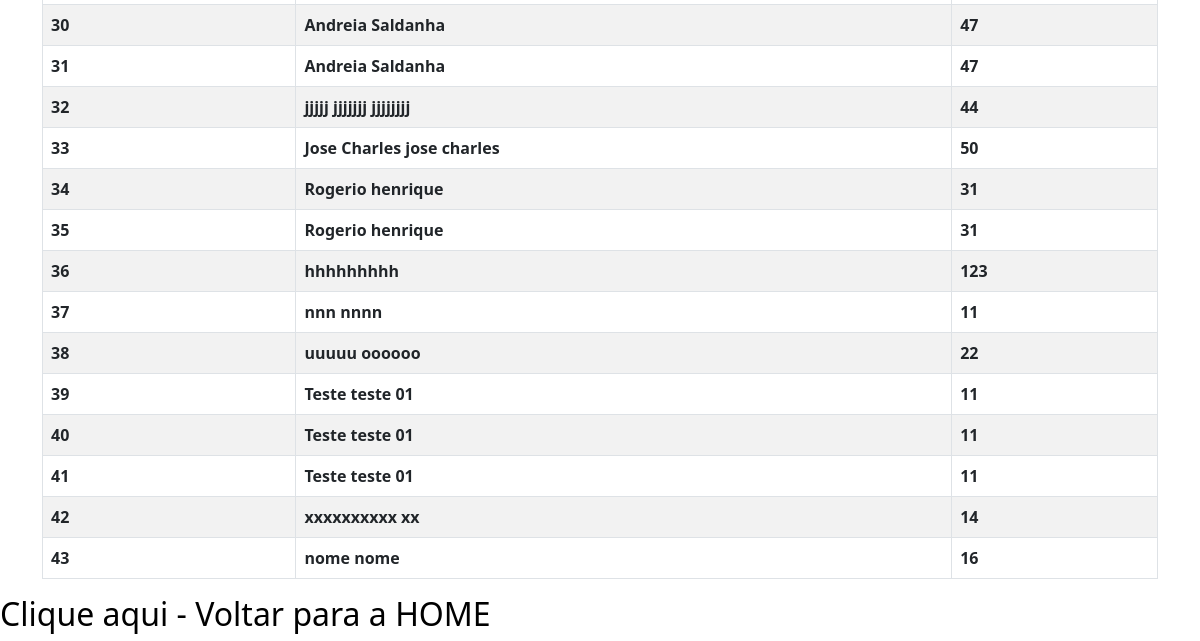
Page /usuarios/usuarios.html (lower part) on the earlier database version.
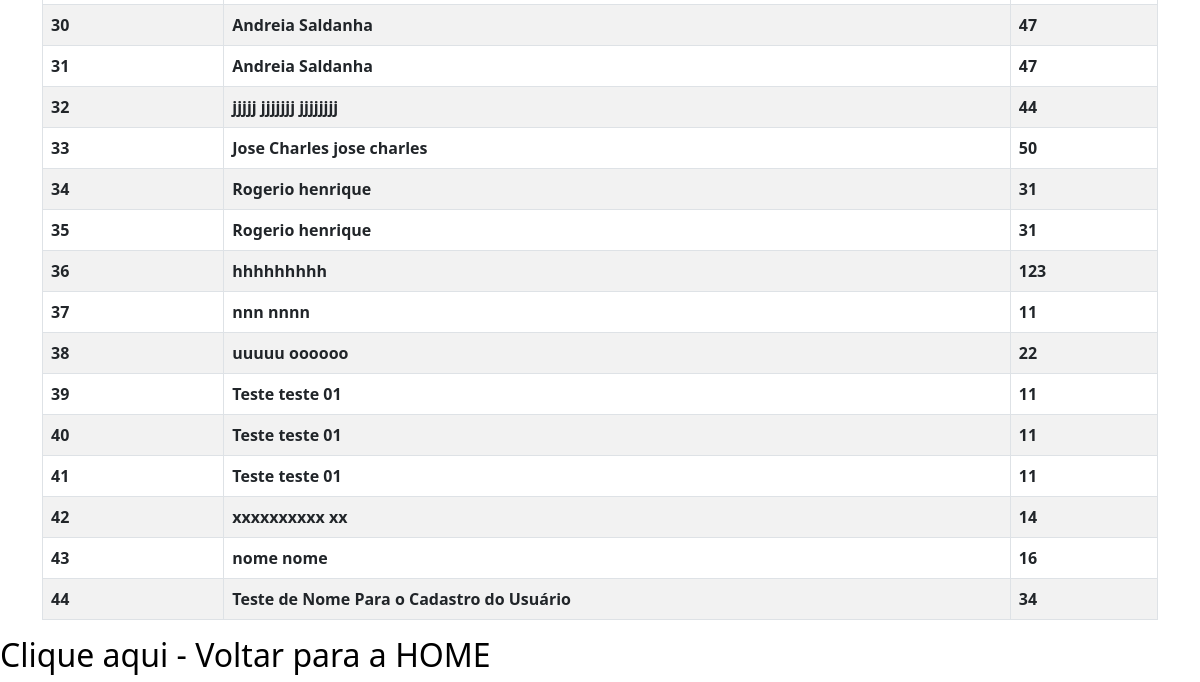
Same page on the later database version.
### app_cad_usuarios/models.py (models this page shows)
class Usuario(models.Model):
    id_usuario = models.AutoField(primary_key=True)
    nome = models.TextField(max_length=255)
    idade = models.IntegerField()

### app_cad_usuarios/views.py (the view)
# urls.py: path('usuarios/usuarios.html', views.lista_usuarios, name='lista_usuarios'),
def lista_usuarios(request):
    print(' chamando lista de usuarios 17 17 ')
    usuarios = {
        'usuarios': Usuario.objects.all()
    }
    return render(request, 'usuarios/usuarios.html', usuarios)

### app_cad_usuarios/templates/usuarios/usuarios.html (shortened to what this page needs)
{% extends 'usuarios/base.html' %}
{% block conteudo %}
    <div class="container">
        <table class="table table-striped table-bordered">
            {% for usuario in usuarios %}
            <tr>
                <td> <b> {{usuario.id_usuario}} </b> </td>
                <td> <b> {{usuario.nome}} </b> </td>
                <td> <b> {{usuario.idade}} </b> </td>
            </tr>
            {% endfor %}
        </table>
    </div>
    <div>
        <h2>
            <a href="{% url 'home' %}" style="text-decoration: none; color: black;">
                Clique aqui - Voltar para a HOME
            </a>
        </h2>
    </div>
{% endblock %}

Differences in the rows shown:
added Usuario: id_usuario "44", nome "Teste de Nome Para o Cadastro do Usuário", idade "34"
